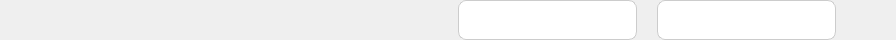
<?xml version="1.0" encoding="UTF-8"?>
<ui version="4.0">
 <class>ReviewItem</class>
 <widget class="QWidget" name="ReviewItem">
  <property name="geometry">
   <rect>
    <x>0</x>
    <y>0</y>
    <width>896</width>
    <height>40</height>
   </rect>
  </property>
  <property name="minimumSize">
   <size>
    <width>0</width>
    <height>40</height>
   </size>
  </property>
  <property name="maximumSize">
   <size>
    <width>16777215</width>
    <height>40</height>
   </size>
  </property>
  <property name="windowTitle">
   <string>Form</string>
  </property>
  <property name="styleSheet">
   <string notr="true">QComboBox {
    background-color: white;
    border: 1px solid #ccc;
    border-radius: 8px;
    padding: 4px;
    font-size: 16px;
	line-height: 24px;
	letter-spacing: 0%;
    color: #333;
}

QComboBox::drop-down {
    subcontrol-origin: padding;
    subcontrol-position: top right;
    width: 24px;
    border: none;
}

QComboBox::down-arrow {
    image: url(:/images/chevron-down.svg);
    width: 16px;
    height: 16px;
}

QComboBox::down-arrow:on {
    image: url(:/images/chevron-up.svg);
}

QComboBox QAbstractItemView {
    background-color: white;
    margin-top: 0px;
    border: 1px solid #ccc;
    border-radius: 8px;
	outline: none;
}

/* Each dropdown item */
QComboBox QAbstractItemView::item {
	color: #1A1A1A;
    padding: 6px 12px;
    border-radius: 4px;
}

/* Hovered item */
QComboBox QAbstractItemView::item:hover {
    background-color: #e6f2ff;
}

/* Selected item */
QComboBox QAbstractItemView::item:selected {
    background-color: #d0e8ff;
    color: #1a1a1a;
}

#deleteButton {
	background: transparent;
	border: none;
}</string>
  </property>
  <layout class="QHBoxLayout" name="horizontalLayout">
   <property name="spacing">
    <number>20</number>
   </property>
   <property name="leftMargin">
    <number>0</number>
   </property>
   <property name="topMargin">
    <number>0</number>
   </property>
   <property name="rightMargin">
    <number>0</number>
   </property>
   <property name="bottomMargin">
    <number>0</number>
   </property>
   <item>
    <widget class="TreeComboBox" name="reviewItemSelect" native="true">
     <property name="sizePolicy">
      <sizepolicy hsizetype="Expanding" vsizetype="Preferred">
       <horstretch>0</horstretch>
       <verstretch>0</verstretch>
      </sizepolicy>
     </property>
     <property name="minimumSize">
      <size>
       <width>0</width>
       <height>40</height>
      </size>
     </property>
     <property name="maximumSize">
      <size>
       <width>16777215</width>
       <height>40</height>
      </size>
     </property>
    </widget>
   </item>
   <item>
    <widget class="QWidget" name="RightWidget" native="true">
     <property name="sizePolicy">
      <sizepolicy hsizetype="Expanding" vsizetype="Preferred">
       <horstretch>0</horstretch>
       <verstretch>0</verstretch>
      </sizepolicy>
     </property>
     <layout class="QHBoxLayout" name="horizontalLayout_2">
      <property name="spacing">
       <number>20</number>
      </property>
      <property name="leftMargin">
       <number>0</number>
      </property>
      <property name="topMargin">
       <number>0</number>
      </property>
      <property name="rightMargin">
       <number>0</number>
      </property>
      <property name="bottomMargin">
       <number>0</number>
      </property>
      <item>
       <widget class="QWidget" name="LeftWidget" native="true">
        <layout class="QHBoxLayout" name="horizontalLayout_3">
         <property name="spacing">
          <number>20</number>
         </property>
         <property name="leftMargin">
          <number>0</number>
         </property>
         <property name="topMargin">
          <number>0</number>
         </property>
         <property name="rightMargin">
          <number>0</number>
         </property>
         <property name="bottomMargin">
          <number>0</number>
         </property>
         <item>
          <widget class="QComboBox" name="startVersionSelect">
           <property name="minimumSize">
            <size>
             <width>0</width>
             <height>40</height>
            </size>
           </property>
           <property name="maximumSize">
            <size>
             <width>16777215</width>
             <height>40</height>
            </size>
           </property>
          </widget>
         </item>
         <item>
          <widget class="QComboBox" name="endVersionSelect">
           <property name="maximumSize">
            <size>
             <width>16777215</width>
             <height>40</height>
            </size>
           </property>
          </widget>
         </item>
        </layout>
       </widget>
      </item>
      <item>
       <widget class="QPushButton" name="deleteButton">
        <property name="minimumSize">
         <size>
          <width>40</width>
          <height>40</height>
         </size>
        </property>
        <property name="maximumSize">
         <size>
          <width>40</width>
          <height>40</height>
         </size>
        </property>
        <property name="text">
         <string/>
        </property>
        <property name="icon">
         <iconset resource="../../../../../Resources/Resources.qrc">
          <normaloff>:/images/delete.svg</normaloff>:/images/delete.svg</iconset>
        </property>
        <property name="iconSize">
         <size>
          <width>40</width>
          <height>40</height>
         </size>
        </property>
       </widget>
      </item>
     </layout>
    </widget>
   </item>
  </layout>
 </widget>
 <customwidgets>
  <customwidget>
   <class>TreeComboBox</class>
   <extends>QWidget</extends>
   <header location="global">treecombobox.h</header>
   <container>1</container>
  </customwidget>
 </customwidgets>
 <resources>
  <include location="../../../../../Resources/Resources.qrc"/>
 </resources>
 <connections/>
</ui>
